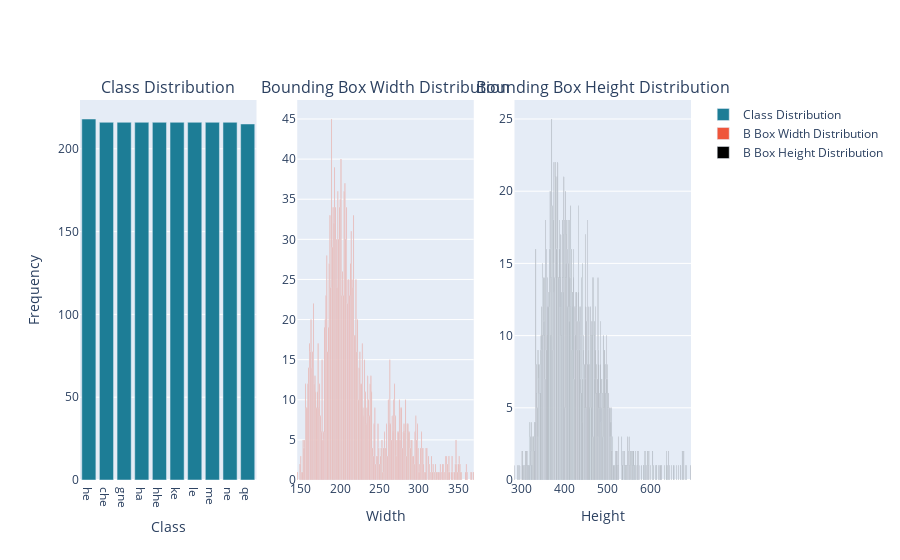

The notebook cell saved with this chart:
### Markdown cell above
### Visualization:
- Plot a bar chart for class distribution.

### Code cell
# Plotly instead matplotlib for interactive plot
import plotly.graph_objects as go
from plotly.subplots import make_subplots

fig = make_subplots(rows=1, cols=3, subplot_titles=('Class Distribution', 'Bounding Box Width Distribution', 'Bounding Box Height Distribution'))

# creating a bar plot to show class distibutions

class_count = ASL_label['class'].value_counts()

# bounding box 
b_box_width = (ASL_label['xmax'] - ASL_label['xmin']).value_counts()
b_box_height = (ASL_label['ymax'] - ASL_label['ymin']).value_counts()

fig.add_trace(go.Bar(x=class_count.index,  y=class_count.values, name='Class Distribution'),
              row=1, col=1)

fig.add_trace(go.Bar(x=b_box_width.index,  y=b_box_width.values, name='B Box Width Distribution'),
              row=1, col=2)
fig.add_trace(go.Bar(x=b_box_height.index,  y=b_box_height.values, name='B Box Height Distribution'),
              row=1, col=3)

fig.update_traces(marker=dict(color='rgb(29, 125, 150)'), selector=(dict(name='Class Distribution')))
# fig.update_traces(marker=dict(color='rgb(29, 125, 150)'), selector=(dict(name='B Box Width Distribution')))
fig.update_traces(marker=dict(color='#000000'), selector=(dict(name='B Box Height Distribution')))

fig.update_layout(xaxis_title='Class',
                  yaxis_title='Frequency',
                  xaxis2_title='Width',
                  xaxis3_title='Height',
        )
fig.show()

### Figure 1 — Plotly figure (JSON) as saved in the notebook; plotly's stock layout.template omitted (floating-point values rounded to 4 significant figures; data arrays with more than 128 entries replaced by an {"elided": "..."} marker saying what was removed)
{"data": [{"marker": {"color": "rgb(29, 125, 150)"}, "name": "Class Distribution", "type": "bar", "x": ["he", "che", "gne", "ha", "hhe", "ke", "le", "me", "ne", "qe"], "xaxis": "x", "y": [218, 216, 216, 216, 216, 216, 216, 216, 216, 215], "yaxis": "y"}, {"name": "B Box Width Distribution", "type": "bar", "x": {"elided": "205 int values"}, "xaxis": "x2", "y": {"elided": "205 int values"}, "yaxis": "y2"}, {"marker": {"color": "#000000"}, "name": "B Box Height Distribution", "type": "bar", "x": {"elided": "292 int values"}, "xaxis": "x3", "y": {"elided": "292 int values"}, "yaxis": "y3"}], "layout": {"annotations": [{"font": {"size": 16}, "showarrow": false, "text": "Class Distribution", "x": 0.1444, "xanchor": "center", "xref": "paper", "y": 1, "yanchor": "bottom", "yref": "paper"}, {"font": {"size": 16}, "showarrow": false, "text": "Bounding Box Width Distribution", "x": 0.5, "xanchor": "center", "xref": "paper", "y": 1, "yanchor": "bottom", "yref": "paper"}, {"font": {"size": 16}, "showarrow": false, "text": "Bounding Box Height Distribution", "x": 0.8556, "xanchor": "center", "xref": "paper", "y": 1, "yanchor": "bottom", "yref": "paper"}], "xaxis": {"anchor": "y", "domain": [0, 0.2889], "title": {"text": "Class"}}, "xaxis2": {"anchor": "y2", "domain": [0.3556, 0.6444], "title": {"text": "Width"}}, "xaxis3": {"anchor": "y3", "domain": [0.7111, 1], "title": {"text": "Height"}}, "yaxis": {"anchor": "x", "domain": [0, 1], "title": {"text": "Frequency"}}, "yaxis2": {"anchor": "x2", "domain": [0, 1]}, "yaxis3": {"anchor": "x3", "domain": [0, 1]}}}
